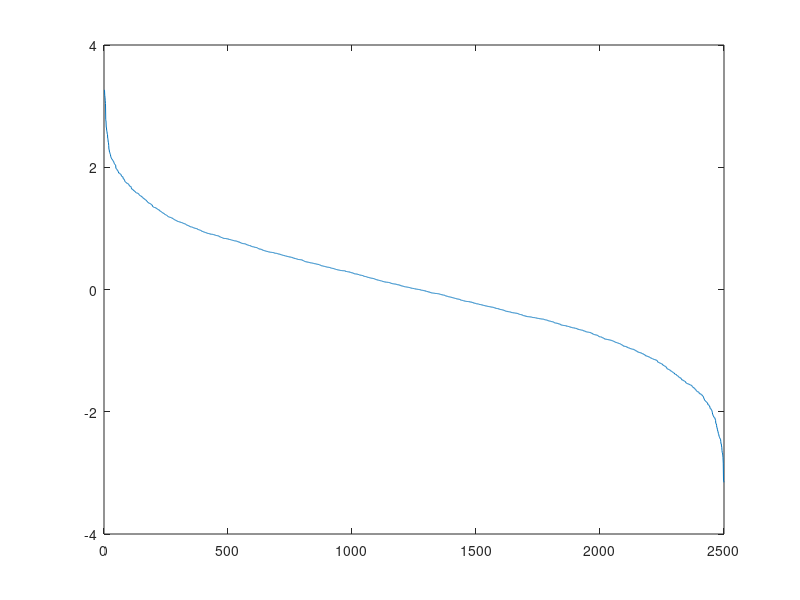

Write the MATLAB code that produced this figure. (Note: this script raises an error after producing the figure.)
load PS0_A
% a
list_A = sort(A(:)','descend');
figure
plot(list_A)

%b
figure
histogram(list_A,10)

%c
Z = A(find(A < 0));
figure
imagesc(Z)

%d
W = list_A - mean(list_A);
figure
imagesc(W)

%e
t = mean(list_A);
Y = zeros(50,50,3);
[r,c] = find(A > t);
Y([r,c],1) = 255;
figure
imagesc(Y)
